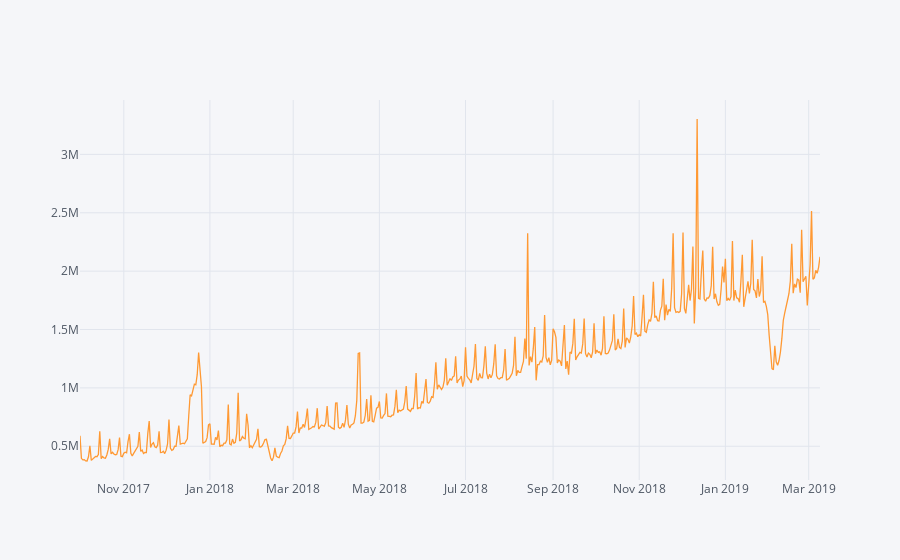

The cell this chart's notebook holds for it:
### Code cell
iplot(data.groupby('UPDATE_TIME').BANDWIDTH_TOTAL.sum().iplot(asFigure = True))

### Figure 1 — Plotly figure (JSON) as saved in the notebook; plotly's stock layout.template omitted (floating-point values rounded to 4 significant figures; data arrays with more than 128 entries replaced by an {"elided": "..."} marker saying what was removed)
{"data": [{"line": {"color": "rgba(255, 153, 51, 1.0)", "dash": "solid", "shape": "linear", "width": 1.3}, "mode": "lines", "name": "BANDWIDTH_TOTAL", "text": "", "type": "scatter", "uid": "234d6f90-e815-4a1e-ae06-9f5654e5dbe9", "x": {"elided": "525 str values"}, "y": {"elided": "525 float values"}}], "layout": {"legend": {"bgcolor": "#F5F6F9", "font": {"color": "#4D5663"}}, "paper_bgcolor": "#F5F6F9", "plot_bgcolor": "#F5F6F9", "title": {"font": {"color": "#4D5663"}}, "xaxis": {"gridcolor": "#E1E5ED", "showgrid": true, "tickfont": {"color": "#4D5663"}, "title": {"font": {"color": "#4D5663"}, "text": ""}, "zerolinecolor": "#E1E5ED"}, "yaxis": {"gridcolor": "#E1E5ED", "showgrid": true, "tickfont": {"color": "#4D5663"}, "title": {"font": {"color": "#4D5663"}, "text": ""}, "zerolinecolor": "#E1E5ED"}}}
